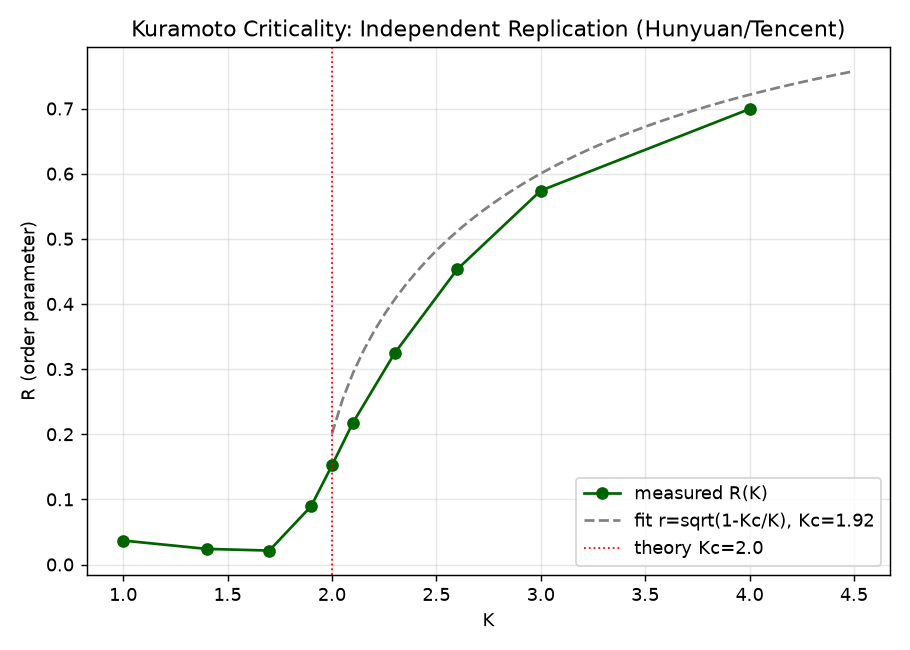

Python code for this plot:
"""Independent second-lineage verification of Kuramoto criticality (PRF-007/EMP-034).

For a Lorentzian (Cauchy) frequency distribution g(omega)= (D/pi)/(omega^2+D^2),
Ott-Antonsen predicts continuous onset at Kc = 2*D, with order parameter
r = sqrt(1 - Kc/K) for K>Kc  =>  r^2 = 1 - Kc/K  (linear in 1/K near onset),
so r ~ (K-Kc)^{1/2} (mean-field exponent beta=1/2).
"""
import numpy as np
import matplotlib
matplotlib.use('Agg')
import matplotlib.pyplot as plt


def simulate(K, D=1.0, N=800, dt=0.05, T=120.0, seed=1):
    rng = np.random.default_rng(seed)
    omega = rng.standard_cauchy(N) * D
    theta = rng.uniform(-np.pi, np.pi, N)
    n = int(T / dt)
    sinT = np.sin(theta)
    cosT = np.cos(theta)
    for _ in range(n):
        z = sinT.sum() + 1j * cosT.sum()
        coup = (K / N) * np.imag(z * np.exp(-1j * theta))
        theta = theta + dt * (omega + coup)
        sinT = np.sin(theta)
        cosT = np.cos(theta)
    z = sinT.sum() + 1j * cosT.sum()
    return np.abs(z) / N


def main():
    Ks = np.array([1.0, 1.4, 1.7, 1.9, 2.0, 2.1, 2.3, 2.6, 3.0, 4.0])
    Rs = np.array([np.mean([simulate(K, seed=s) for s in range(3)]) for K in Ks])
    # fit r^2 = 1 - Kc/K for K>Kc
    mask = Ks >= 2.0
    invK = 1.0 / Ks[mask]
    r2 = Rs[mask] ** 2
    A = np.vstack([invK, np.ones_like(invK)]).T
    slope, intercept = np.linalg.lstsq(A, r2, rcond=None)[0]
    Kc_fit = -slope  # since r^2 = 1 - Kc/K  => slope = -Kc, intercept=1
    print(f"Kc_fit = {Kc_fit:.3f}  (theory 2.0 for Lorentzian D=1)")
    print(f"R at K=1.0,1.7,2.0,2.3,3.0,4.0 = "
          f"{np.round(Rs[[0,2,4,6,8,9]],3)}")
    plt.figure(figsize=(7, 5))
    plt.plot(Ks, Rs, 'o-', color='darkgreen', label='measured R(K)')
    Kf = np.linspace(2.0, 4.5, 50)
    plt.plot(Kf, np.sqrt(np.clip(1 - Kc_fit / Kf, 0, None)), '--',
             color='gray', label=f'fit r=sqrt(1-Kc/K), Kc={Kc_fit:.2f}')
    plt.axvline(2.0, color='red', lw=1, ls=':', label='theory Kc=2.0')
    plt.xlabel('K'); plt.ylabel('R (order parameter)')
    plt.title('Kuramoto Criticality: Independent Replication (Hunyuan/Tencent)')
    plt.legend(); plt.grid(alpha=0.3)
    plt.tight_layout()
    plt.savefig('kuramoto_crit_check.png', dpi=130)
    print('SAVED kuramoto_crit_check.png')


if __name__ == '__main__':
    main()
